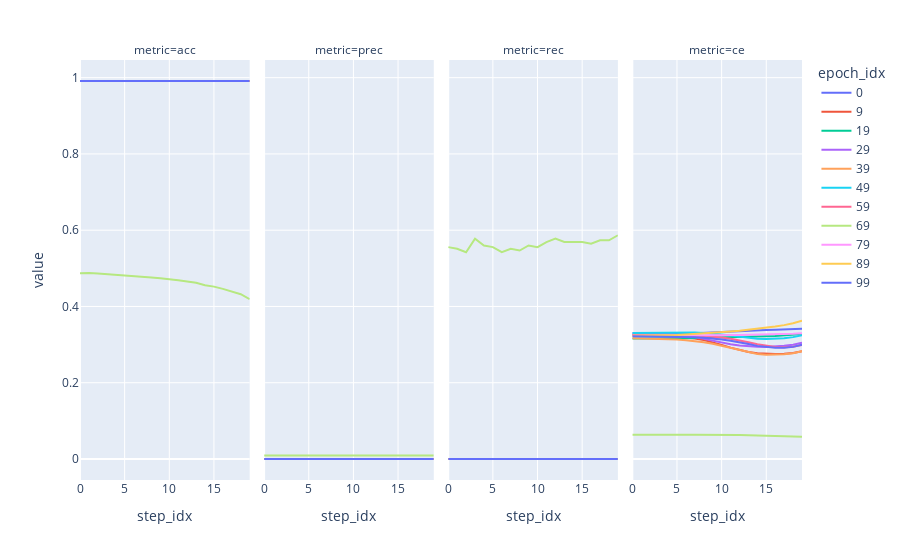

Write notebook code for a chart like this one.
### Markdown cell above
# X_Gt

### Code cell
import plotly.express as px

fig = px.line(df_X_Gt_a, x="step_idx", y="value", color='epoch_idx', facet_col='metric')
fig.show()

### Figure 1 — Plotly figure (JSON) as saved in the notebook; plotly's stock layout.template omitted (floating-point values rounded to 4 significant figures)
{"data": [{"hovertemplate": "epoch_idx=0<br>metric=acc<br>step_idx=%{x}<br>value=%{y}<extra></extra>", "legendgroup": "0", "line": {"color": "#636efa", "dash": "solid"}, "marker": {"symbol": "circle"}, "mode": "lines", "name": "0", "orientation": "v", "showlegend": true, "type": "scatter", "x": [0, 1, 2, 3, 4, 5, 6, 7, 8, 9, 10, 11, 12, 13, 14, 15, 16, 17, 18, 19], "xaxis": "x", "y": [0.9912, 0.9912, 0.9912, 0.9912, 0.9912, 0.9912, 0.9912, 0.9912, 0.9912, 0.9912, 0.9912, 0.9912, 0.9912, 0.9912, 0.9912, 0.9912, 0.9912, 0.9912, 0.9912, 0.9912], "yaxis": "y"}, {"hovertemplate": "epoch_idx=0<br>metric=prec<br>step_idx=%{x}<br>value=%{y}<extra></extra>", "legendgroup": "0", "line": {"color": "#636efa", "dash": "solid"}, "marker": {"symbol": "circle"}, "mode": "lines", "name": "0", "orientation": "v", "showlegend": false, "type": "scatter", "x": [0, 1, 2, 3, 4, 5, 6, 7, 8, 9, 10, 11, 12, 13, 14, 15, 16, 17, 18, 19], "xaxis": "x2", "y": [0, 0, 0, 0, 0, 0, 0, 0, 0, 0, 0, 0, 0, 0, 0, 0, 0, 0, 0, 0], "yaxis": "y2"}, {"hovertemplate": "epoch_idx=0<br>metric=rec<br>step_idx=%{x}<br>value=%{y}<extra></extra>", "legendgroup": "0", "line": {"color": "#636efa", "dash": "solid"}, "marker": {"symbol": "circle"}, "mode": "lines", "name": "0", "orientation": "v", "showlegend": false, "type": "scatter", "x": [0, 1, 2, 3, 4, 5, 6, 7, 8, 9, 10, 11, 12, 13, 14, 15, 16, 17, 18, 19], "xaxis": "x3", "y": [0, 0, 0, 0, 0, 0, 0, 0, 0, 0, 0, 0, 0, 0, 0, 0, 0, 0, 0, 0], "yaxis": "y3"}, {"hovertemplate": "epoch_idx=0<br>metric=ce<br>step_idx=%{x}<br>value=%{y}<extra></extra>", "legendgroup": "0", "line": {"color": "#636efa", "dash": "solid"}, "marker": {"symbol": "circle"}, "mode": "lines", "name": "0", "orientation": "v", "showlegend": false, "type": "scatter", "x": [0, 1, 2, 3, 4, 5, 6, 7, 8, 9, 10, 11, 12, 13, 14, 15, 16, 17, 18, 19], "xaxis": "x4", "y": [0.3262, 0.3264, 0.3268, 0.3272, 0.3278, 0.3284, 0.3291, 0.3299, 0.3307, 0.3315, 0.3325, 0.3335, 0.3346, 0.3357, 0.3369, 0.338, 0.339, 0.3399, 0.3406, 0.3414], "yaxis": "y4"}, {"hovertemplate": "epoch_idx=9<br>metric=acc<br>step_idx=%{x}<br>value=%{y}<extra></extra>", "legendgroup": "9", "line": {"color": "#EF553B", "dash": "solid"}, "marker": {"symbol": "circle"}, "mode": "lines", "name": "9", "orientation": "v", "showlegend": true, "type": "scatter", "x": [0, 1, 2, 3, 4, 5, 6, 7, 8, 9, 10, 11, 12, 13, 14, 15, 16, 17, 18, 19], "xaxis": "x", "y": [0.9912, 0.9912, 0.9912, 0.9912, 0.9912, 0.9912, 0.9912, 0.9912, 0.9912, 0.9912, 0.9912, 0.9912, 0.9912, 0.9912, 0.9912, 0.9912, 0.9912, 0.9912, 0.9912, 0.9912], "yaxis": "y"}, {"hovertemplate": "epoch_idx=9<br>metric=prec<br>step_idx=%{x}<br>value=%{y}<extra></extra>", "legendgroup": "9", "line": {"color": "#EF553B", "dash": "solid"}, "marker": {"symbol": "circle"}, "mode": "lines", "name": "9", "orientation": "v", "showlegend": false, "type": "scatter", "x": [0, 1, 2, 3, 4, 5, 6, 7, 8, 9, 10, 11, 12, 13, 14, 15, 16, 17, 18, 19], "xaxis": "x2", "y": [0, 0, 0, 0, 0, 0, 0, 0, 0, 0, 0, 0, 0, 0, 0, 0, 0, 0, 0, 0], "yaxis": "y2"}, {"hovertemplate": "epoch_idx=9<br>metric=rec<br>step_idx=%{x}<br>value=%{y}<extra></extra>", "legendgroup": "9", "line": {"color": "#EF553B", "dash": "solid"}, "marker": {"symbol": "circle"}, "mode": "lines", "name": "9", "orientation": "v", "showlegend": false, "type": "scatter", "x": [0, 1, 2, 3, 4, 5, 6, 7, 8, 9, 10, 11, 12, 13, 14, 15, 16, 17, 18, 19], "xaxis": "x3", "y": [0, 0, 0, 0, 0, 0, 0, 0, 0, 0, 0, 0, 0, 0, 0, 0, 0, 0, 0, 0], "yaxis": "y3"}, {"hovertemplate": "epoch_idx=9<br>metric=ce<br>step_idx=%{x}<br>value=%{y}<extra></extra>", "legendgroup": "9", "line": {"color": "#EF553B", "dash": "solid"}, "marker": {"symbol": "circle"}, "mode": "lines", "name": "9", "orientation": "v", "showlegend": false, "type": "scatter", "x": [0, 1, 2, 3, 4, 5, 6, 7, 8, 9, 10, 11, 12, 13, 14, 15, 16, 17, 18, 19], "xaxis": "x4", "y": [0.3236, 0.3234, 0.3231, 0.3226, 0.3218, 0.3207, 0.3188, 0.3162, 0.3123, 0.3065, 0.2993, 0.292, 0.2857, 0.2808, 0.2776, 0.2759, 0.2755, 0.2762, 0.2782, 0.2823], "yaxis": "y4"}, {"hovertemplate": "epoch_idx=19<br>metric=acc<br>step_idx=%{x}<br>value=%{y}<extra></extra>", "legendgroup": "19", "line": {"color": "#00cc96", "dash": "solid"}, "marker": {"symbol": "circle"}, "mode": "lines", "name": "19", "orientation": "v", "showlegend": true, "type": "scatter", "x": [0, 1, 2, 3, 4, 5, 6, 7, 8, 9, 10, 11, 12, 13, 14, 15, 16, 17, 18, 19], "xaxis": "x", "y": [0.9912, 0.9912, 0.9912, 0.9912, 0.9912, 0.9912, 0.9912, 0.9912, 0.9912, 0.9912, 0.9912, 0.9912, 0.9912, 0.9912, 0.9912, 0.9912, 0.9912, 0.9912, 0.9912, 0.9912], "yaxis": "y"}, {"hovertemplate": "epoch_idx=19<br>metric=prec<br>step_idx=%{x}<br>value=%{y}<extra></extra>", "legendgroup": "19", "line": {"color": "#00cc96", "dash": "solid"}, "marker": {"symbol": "circle"}, "mode": "lines", "name": "19", "orientation": "v", "showlegend": false, "type": "scatter", "x": [0, 1, 2, 3, 4, 5, 6, 7, 8, 9, 10, 11, 12, 13, 14, 15, 16, 17, 18, 19], "xaxis": "x2", "y": [0, 0, 0, 0, 0, 0, 0, 0, 0, 0, 0, 0, 0, 0, 0, 0, 0, 0, 0, 0], "yaxis": "y2"}, {"hovertemplate": "epoch_idx=19<br>metric=rec<br>step_idx=%{x}<br>value=%{y}<extra></extra>", "legendgroup": "19", "line": {"color": "#00cc96", "dash": "solid"}, "marker": {"symbol": "circle"}, "mode": "lines", "name": "19", "orientation": "v", "showlegend": false, "type": "scatter", "x": [0, 1, 2, 3, 4, 5, 6, 7, 8, 9, 10, 11, 12, 13, 14, 15, 16, 17, 18, 19], "xaxis": "x3", "y": [0, 0, 0, 0, 0, 0, 0, 0, 0, 0, 0, 0, 0, 0, 0, 0, 0, 0, 0, 0], "yaxis": "y3"}, {"hovertemplate": "epoch_idx=19<br>metric=ce<br>step_idx=%{x}<br>value=%{y}<extra></extra>", "legendgroup": "19", "line": {"color": "#00cc96", "dash": "solid"}, "marker": {"symbol": "circle"}, "mode": "lines", "name": "19", "orientation": "v", "showlegend": false, "type": "scatter", "x": [0, 1, 2, 3, 4, 5, 6, 7, 8, 9, 10, 11, 12, 13, 14, 15, 16, 17, 18, 19], "xaxis": "x4", "y": [0.3158, 0.3157, 0.3157, 0.3158, 0.316, 0.3163, 0.3166, 0.317, 0.3174, 0.3178, 0.3184, 0.3189, 0.3195, 0.3201, 0.3208, 0.3216, 0.3226, 0.3237, 0.3252, 0.3275], "yaxis": "y4"}, {"hovertemplate": "epoch_idx=29<br>metric=acc<br>step_idx=%{x}<br>value=%{y}<extra></extra>", "legendgroup": "29", "line": {"color": "#ab63fa", "dash": "solid"}, "marker": {"symbol": "circle"}, "mode": "lines", "name": "29", "orientation": "v", "showlegend": true, "type": "scatter", "x": [0, 1, 2, 3, 4, 5, 6, 7, 8, 9, 10, 11, 12, 13, 14, 15, 16, 17, 18, 19], "xaxis": "x", "y": [0.9912, 0.9912, 0.9912, 0.9912, 0.9912, 0.9912, 0.9912, 0.9912, 0.9912, 0.9912, 0.9912, 0.9912, 0.9912, 0.9912, 0.9912, 0.9912, 0.9912, 0.9912, 0.9912, 0.9912], "yaxis": "y"}, {"hovertemplate": "epoch_idx=29<br>metric=prec<br>step_idx=%{x}<br>value=%{y}<extra></extra>", "legendgroup": "29", "line": {"color": "#ab63fa", "dash": "solid"}, "marker": {"symbol": "circle"}, "mode": "lines", "name": "29", "orientation": "v", "showlegend": false, "type": "scatter", "x": [0, 1, 2, 3, 4, 5, 6, 7, 8, 9, 10, 11, 12, 13, 14, 15, 16, 17, 18, 19], "xaxis": "x2", "y": [0, 0, 0, 0, 0, 0, 0, 0, 0, 0, 0, 0, 0, 0, 0, 0, 0, 0, 0, 0], "yaxis": "y2"}, {"hovertemplate": "epoch_idx=29<br>metric=rec<br>step_idx=%{x}<br>value=%{y}<extra></extra>", "legendgroup": "29", "line": {"color": "#ab63fa", "dash": "solid"}, "marker": {"symbol": "circle"}, "mode": "lines", "name": "29", "orientation": "v", "showlegend": false, "type": "scatter", "x": [0, 1, 2, 3, 4, 5, 6, 7, 8, 9, 10, 11, 12, 13, 14, 15, 16, 17, 18, 19], "xaxis": "x3", "y": [0, 0, 0, 0, 0, 0, 0, 0, 0, 0, 0, 0, 0, 0, 0, 0, 0, 0, 0, 0], "yaxis": "y3"}, {"hovertemplate": "epoch_idx=29<br>metric=ce<br>step_idx=%{x}<br>value=%{y}<extra></extra>", "legendgroup": "29", "line": {"color": "#ab63fa", "dash": "solid"}, "marker": {"symbol": "circle"}, "mode": "lines", "name": "29", "orientation": "v", "showlegend": false, "type": "scatter", "x": [0, 1, 2, 3, 4, 5, 6, 7, 8, 9, 10, 11, 12, 13, 14, 15, 16, 17, 18, 19], "xaxis": "x4", "y": [0.3305, 0.3303, 0.33, 0.3293, 0.3281, 0.3263, 0.3234, 0.3196, 0.315, 0.31, 0.3052, 0.3012, 0.2977, 0.2953, 0.2941, 0.294, 0.2949, 0.2967, 0.2997, 0.3047], "yaxis": "y4"}, {"hovertemplate": "epoch_idx=39<br>metric=acc<br>step_idx=%{x}<br>value=%{y}<extra></extra>", "legendgroup": "39", "line": {"color": "#FFA15A", "dash": "solid"}, "marker": {"symbol": "circle"}, "mode": "lines", "name": "39", "orientation": "v", "showlegend": true, "type": "scatter", "x": [0, 1, 2, 3, 4, 5, 6, 7, 8, 9, 10, 11, 12, 13, 14, 15, 16, 17, 18, 19], "xaxis": "x", "y": [0.9912, 0.9912, 0.9912, 0.9912, 0.9912, 0.9912, 0.9912, 0.9912, 0.9912, 0.9912, 0.9912, 0.9912, 0.9912, 0.9912, 0.9912, 0.9912, 0.9912, 0.9912, 0.9912, 0.9912], "yaxis": "y"}, {"hovertemplate": "epoch_idx=39<br>metric=prec<br>step_idx=%{x}<br>value=%{y}<extra></extra>", "legendgroup": "39", "line": {"color": "#FFA15A", "dash": "solid"}, "marker": {"symbol": "circle"}, "mode": "lines", "name": "39", "orientation": "v", "showlegend": false, "type": "scatter", "x": [0, 1, 2, 3, 4, 5, 6, 7, 8, 9, 10, 11, 12, 13, 14, 15, 16, 17, 18, 19], "xaxis": "x2", "y": [0, 0, 0, 0, 0, 0, 0, 0, 0, 0, 0, 0, 0, 0, 0, 0, 0, 0, 0, 0], "yaxis": "y2"}, {"hovertemplate": "epoch_idx=39<br>metric=rec<br>step_idx=%{x}<br>value=%{y}<extra></extra>", "legendgroup": "39", "line": {"color": "#FFA15A", "dash": "solid"}, "marker": {"symbol": "circle"}, "mode": "lines", "name": "39", "orientation": "v", "showlegend": false, "type": "scatter", "x": [0, 1, 2, 3, 4, 5, 6, 7, 8, 9, 10, 11, 12, 13, 14, 15, 16, 17, 18, 19], "xaxis": "x3", "y": [0, 0, 0, 0, 0, 0, 0, 0, 0, 0, 0, 0, 0, 0, 0, 0, 0, 0, 0, 0], "yaxis": "y3"}, {"hovertemplate": "epoch_idx=39<br>metric=ce<br>step_idx=%{x}<br>value=%{y}<extra></extra>", "legendgroup": "39", "line": {"color": "#FFA15A", "dash": "solid"}, "marker": {"symbol": "circle"}, "mode": "lines", "name": "39", "orientation": "v", "showlegend": false, "type": "scatter", "x": [0, 1, 2, 3, 4, 5, 6, 7, 8, 9, 10, 11, 12, 13, 14, 15, 16, 17, 18, 19], "xaxis": "x4", "y": [0.3164, 0.3161, 0.3156, 0.315, 0.3142, 0.3132, 0.3115, 0.3093, 0.3063, 0.3024, 0.2969, 0.2907, 0.2847, 0.2795, 0.2756, 0.2736, 0.2734, 0.2746, 0.2774, 0.2824], "yaxis": "y4"}, {"hovertemplate": "epoch_idx=49<br>metric=acc<br>step_idx=%{x}<br>value=%{y}<extra></extra>", "legendgroup": "49", "line": {"color": "#19d3f3", "dash": "solid"}, "marker": {"symbol": "circle"}, "mode": "lines", "name": "49", "orientation": "v", "showlegend": true, "type": "scatter", "x": [0, 1, 2, 3, 4, 5, 6, 7, 8, 9, 10, 11, 12, 13, 14, 15, 16, 17, 18, 19], "xaxis": "x", "y": [0.9912, 0.9912, 0.9912, 0.9912, 0.9912, 0.9912, 0.9912, 0.9912, 0.9912, 0.9912, 0.9912, 0.9912, 0.9912, 0.9912, 0.9912, 0.9912, 0.9912, 0.9912, 0.9912, 0.9912], "yaxis": "y"}, {"hovertemplate": "epoch_idx=49<br>metric=prec<br>step_idx=%{x}<br>value=%{y}<extra></extra>", "legendgroup": "49", "line": {"color": "#19d3f3", "dash": "solid"}, "marker": {"symbol": "circle"}, "mode": "lines", "name": "49", "orientation": "v", "showlegend": false, "type": "scatter", "x": [0, 1, 2, 3, 4, 5, 6, 7, 8, 9, 10, 11, 12, 13, 14, 15, 16, 17, 18, 19], "xaxis": "x2", "y": [0, 0, 0, 0, 0, 0, 0, 0, 0, 0, 0, 0, 0, 0, 0, 0, 0, 0, 0, 0], "yaxis": "y2"}, {"hovertemplate": "epoch_idx=49<br>metric=rec<br>step_idx=%{x}<br>value=%{y}<extra></extra>", "legendgroup": "49", "line": {"color": "#19d3f3", "dash": "solid"}, "marker": {"symbol": "circle"}, "mode": "lines", "name": "49", "orientation": "v", "showlegend": false, "type": "scatter", "x": [0, 1, 2, 3, 4, 5, 6, 7, 8, 9, 10, 11, 12, 13, 14, 15, 16, 17, 18, 19], "xaxis": "x3", "y": [0, 0, 0, 0, 0, 0, 0, 0, 0, 0, 0, 0, 0, 0, 0, 0, 0, 0, 0, 0], "yaxis": "y3"}, {"hovertemplate": "epoch_idx=49<br>metric=ce<br>step_idx=%{x}<br>value=%{y}<extra></extra>", "legendgroup": "49", "line": {"color": "#19d3f3", "dash": "solid"}, "marker": {"symbol": "circle"}, "mode": "lines", "name": "49", "orientation": "v", "showlegend": false, "type": "scatter", "x": [0, 1, 2, 3, 4, 5, 6, 7, 8, 9, 10, 11, 12, 13, 14, 15, 16, 17, 18, 19], "xaxis": "x4", "y": [0.3305, 0.3308, 0.331, 0.3313, 0.3316, 0.3318, 0.3317, 0.3314, 0.3306, 0.3291, 0.3267, 0.3236, 0.3205, 0.3176, 0.3155, 0.3147, 0.3151, 0.3167, 0.3196, 0.3244], "yaxis": "y4"}, {"hovertemplate": "epoch_idx=59<br>metric=acc<br>step_idx=%{x}<br>value=%{y}<extra></extra>", "legendgroup": "59", "line": {"color": "#FF6692", "dash": "solid"}, "marker": {"symbol": "circle"}, "mode": "lines", "name": "59", "orientation": "v", "showlegend": true, "type": "scatter", "x": [0, 1, 2, 3, 4, 5, 6, 7, 8, 9, 10, 11, 12, 13, 14, 15, 16, 17, 18, 19], "xaxis": "x", "y": [0.9912, 0.9912, 0.9912, 0.9912, 0.9912, 0.9912, 0.9912, 0.9912, 0.9912, 0.9912, 0.9912, 0.9912, 0.9912, 0.9912, 0.9912, 0.9912, 0.9912, 0.9912, 0.9912, 0.9912], "yaxis": "y"}, {"hovertemplate": "epoch_idx=59<br>metric=prec<br>step_idx=%{x}<br>value=%{y}<extra></extra>", "legendgroup": "59", "line": {"color": "#FF6692", "dash": "solid"}, "marker": {"symbol": "circle"}, "mode": "lines", "name": "59", "orientation": "v", "showlegend": false, "type": "scatter", "x": [0, 1, 2, 3, 4, 5, 6, 7, 8, 9, 10, 11, 12, 13, 14, 15, 16, 17, 18, 19], "xaxis": "x2", "y": [0, 0, 0, 0, 0, 0, 0, 0, 0, 0, 0, 0, 0, 0, 0, 0, 0, 0, 0, 0], "yaxis": "y2"}, {"hovertemplate": "epoch_idx=59<br>metric=rec<br>step_idx=%{x}<br>value=%{y}<extra></extra>", "legendgroup": "59", "line": {"color": "#FF6692", "dash": "solid"}, "marker": {"symbol": "circle"}, "mode": "lines", "name": "59", "orientation": "v", "showlegend": false, "type": "scatter", "x": [0, 1, 2, 3, 4, 5, 6, 7, 8, 9, 10, 11, 12, 13, 14, 15, 16, 17, 18, 19], "xaxis": "x3", "y": [0, 0, 0, 0, 0, 0, 0, 0, 0, 0, 0, 0, 0, 0, 0, 0, 0, 0, 0, 0], "yaxis": "y3"}, {"hovertemplate": "epoch_idx=59<br>metric=ce<br>step_idx=%{x}<br>value=%{y}<extra></extra>", "legendgroup": "59", "line": {"color": "#FF6692", "dash": "solid"}, "marker": {"symbol": "circle"}, "mode": "lines", "name": "59", "orientation": "v", "showlegend": false, "type": "scatter", "x": [0, 1, 2, 3, 4, 5, 6, 7, 8, 9, 10, 11, 12, 13, 14, 15, 16, 17, 18, 19], "xaxis": "x4", "y": [0.3252, 0.3251, 0.3251, 0.325, 0.3248, 0.3245, 0.324, 0.3233, 0.3224, 0.321, 0.3187, 0.3155, 0.3113, 0.3062, 0.3008, 0.2964, 0.2935, 0.2929, 0.2944, 0.2988], "yaxis": "y4"}, {"hovertemplate": "epoch_idx=69<br>metric=acc<br>step_idx=%{x}<br>value=%{y}<extra></extra>", "legendgroup": "69", "line": {"color": "#B6E880", "dash": "solid"}, "marker": {"symbol": "circle"}, "mode": "lines", "name": "69", "orientation": "v", "showlegend": true, "type": "scatter", "x": [0, 1, 2, 3, 4, 5, 6, 7, 8, 9, 10, 11, 12, 13, 14, 15, 16, 17, 18, 19], "xaxis": "x", "y": [0.4871, 0.4878, 0.4864, 0.4849, 0.4827, 0.4815, 0.4805, 0.4789, 0.476, 0.474, 0.472, 0.4686, 0.4652, 0.462, 0.4557, 0.452, 0.4462, 0.4395, 0.4322, 0.4189], "yaxis": "y"}, {"hovertemplate": "epoch_idx=69<br>metric=prec<br>step_idx=%{x}<br>value=%{y}<extra></extra>", "legendgroup": "69", "line": {"color": "#B6E880", "dash": "solid"}, "marker": {"symbol": "circle"}, "mode": "lines", "name": "69", "orientation": "v", "showlegend": false, "type": "scatter", "x": [0, 1, 2, 3, 4, 5, 6, 7, 8, 9, 10, 11, 12, 13, 14, 15, 16, 17, 18, 19], "xaxis": "x2", "y": [0.009505, 0.009444, 0.009268, 0.009835, 0.009499, 0.009402, 0.009164, 0.009282, 0.009159, 0.009341, 0.009235, 0.009392, 0.009475, 0.009276, 0.00917, 0.009108, 0.008942, 0.008973, 0.008857, 0.008854], "yaxis": "y2"}, {"hovertemplate": "epoch_idx=69<br>metric=rec<br>step_idx=%{x}<br>value=%{y}<extra></extra>", "legendgroup": "69", "line": {"color": "#B6E880", "dash": "solid"}, "marker": {"symbol": "circle"}, "mode": "lines", "name": "69", "orientation": "v", "showlegend": false, "type": "scatter", "x": [0, 1, 2, 3, 4, 5, 6, 7, 8, 9, 10, 11, 12, 13, 14, 15, 16, 17, 18, 19], "xaxis": "x3", "y": [0.5556, 0.5511, 0.5422, 0.5778, 0.56, 0.5556, 0.5422, 0.5511, 0.5467, 0.56, 0.5556, 0.5689, 0.5778, 0.5689, 0.5689, 0.5689, 0.5644, 0.5733, 0.5733, 0.5867], "yaxis": "y3"}, {"hovertemplate": "epoch_idx=69<br>metric=ce<br>step_idx=%{x}<br>value=%{y}<extra></extra>", "legendgroup": "69", "line": {"color": "#B6E880", "dash": "solid"}, "marker": {"symbol": "circle"}, "mode": "lines", "name": "69", "orientation": "v", "showlegend": false, "type": "scatter", "x": [0, 1, 2, 3, 4, 5, 6, 7, 8, 9, 10, 11, 12, 13, 14, 15, 16, 17, 18, 19], "xaxis": "x4", "y": [0.0633, 0.0637, 0.0639, 0.06379, 0.06383, 0.06376, 0.06378, 0.06385, 0.06398, 0.06399, 0.06385, 0.06348, 0.06287, 0.06229, 0.0617, 0.06125, 0.06069, 0.05991, 0.0592, 0.05813], "yaxis": "y4"}, {"hovertemplate": "epoch_idx=79<br>metric=acc<br>step_idx=%{x}<br>value=%{y}<extra></extra>", "legendgroup": "79", "line": {"color": "#FF97FF", "dash": "solid"}, "marker": {"symbol": "circle"}, "mode": "lines", "name": "79", "orientation": "v", "showlegend": true, "type": "scatter", "x": [0, 1, 2, 3, 4, 5, 6, 7, 8, 9, 10, 11, 12, 13, 14, 15, 16, 17, 18, 19], "xaxis": "x", "y": [0.9912, 0.9912, 0.9912, 0.9912, 0.9912, 0.9912, 0.9912, 0.9912, 0.9912, 0.9912, 0.9912, 0.9912, 0.9912, 0.9912, 0.9912, 0.9912, 0.9912, 0.9912, 0.9912, 0.9912], "yaxis": "y"}, {"hovertemplate": "epoch_idx=79<br>metric=prec<br>step_idx=%{x}<br>value=%{y}<extra></extra>", "legendgroup": "79", "line": {"color": "#FF97FF", "dash": "solid"}, "marker": {"symbol": "circle"}, "mode": "lines", "name": "79", "orientation": "v", "showlegend": false, "type": "scatter", "x": [0, 1, 2, 3, 4, 5, 6, 7, 8, 9, 10, 11, 12, 13, 14, 15, 16, 17, 18, 19], "xaxis": "x2", "y": [0, 0, 0, 0, 0, 0, 0, 0, 0, 0, 0, 0, 0, 0, 0, 0, 0, 0, 0, 0], "yaxis": "y2"}, {"hovertemplate": "epoch_idx=79<br>metric=rec<br>step_idx=%{x}<br>value=%{y}<extra></extra>", "legendgroup": "79", "line": {"color": "#FF97FF", "dash": "solid"}, "marker": {"symbol": "circle"}, "mode": "lines", "name": "79", "orientation": "v", "showlegend": false, "type": "scatter", "x": [0, 1, 2, 3, 4, 5, 6, 7, 8, 9, 10, 11, 12, 13, 14, 15, 16, 17, 18, 19], "xaxis": "x3", "y": [0, 0, 0, 0, 0, 0, 0, 0, 0, 0, 0, 0, 0, 0, 0, 0, 0, 0, 0, 0], "yaxis": "y3"}, {"hovertemplate": "epoch_idx=79<br>metric=ce<br>step_idx=%{x}<br>value=%{y}<extra></extra>", "legendgroup": "79", "line": {"color": "#FF97FF", "dash": "solid"}, "marker": {"symbol": "circle"}, "mode": "lines", "name": "79", "orientation": "v", "showlegend": false, "type": "scatter", "x": [0, 1, 2, 3, 4, 5, 6, 7, 8, 9, 10, 11, 12, 13, 14, 15, 16, 17, 18, 19], "xaxis": "x4", "y": [0.3233, 0.3233, 0.3233, 0.3233, 0.3234, 0.3235, 0.3237, 0.3239, 0.3242, 0.3245, 0.3248, 0.3251, 0.3254, 0.3257, 0.326, 0.3263, 0.3268, 0.3274, 0.3281, 0.3295], "yaxis": "y4"}, {"hovertemplate": "epoch_idx=89<br>metric=acc<br>step_idx=%{x}<br>value=%{y}<extra></extra>", "legendgroup": "89", "line": {"color": "#FECB52", "dash": "solid"}, "marker": {"symbol": "circle"}, "mode": "lines", "name": "89", "orientation": "v", "showlegend": true, "type": "scatter", "x": [0, 1, 2, 3, 4, 5, 6, 7, 8, 9, 10, 11, 12, 13, 14, 15, 16, 17, 18, 19], "xaxis": "x", "y": [0.9912, 0.9912, 0.9912, 0.9912, 0.9912, 0.9912, 0.9912, 0.9912, 0.9912, 0.9912, 0.9912, 0.9912, 0.9912, 0.9912, 0.9912, 0.9912, 0.9912, 0.9912, 0.9912, 0.9912], "yaxis": "y"}, {"hovertemplate": "epoch_idx=89<br>metric=prec<br>step_idx=%{x}<br>value=%{y}<extra></extra>", "legendgroup": "89", "line": {"color": "#FECB52", "dash": "solid"}, "marker": {"symbol": "circle"}, "mode": "lines", "name": "89", "orientation": "v", "showlegend": false, "type": "scatter", "x": [0, 1, 2, 3, 4, 5, 6, 7, 8, 9, 10, 11, 12, 13, 14, 15, 16, 17, 18, 19], "xaxis": "x2", "y": [0, 0, 0, 0, 0, 0, 0, 0, 0, 0, 0, 0, 0, 0, 0, 0, 0, 0, 0, 0], "yaxis": "y2"}, {"hovertemplate": "epoch_idx=89<br>metric=rec<br>step_idx=%{x}<br>value=%{y}<extra></extra>", "legendgroup": "89", "line": {"color": "#FECB52", "dash": "solid"}, "marker": {"symbol": "circle"}, "mode": "lines", "name": "89", "orientation": "v", "showlegend": false, "type": "scatter", "x": [0, 1, 2, 3, 4, 5, 6, 7, 8, 9, 10, 11, 12, 13, 14, 15, 16, 17, 18, 19], "xaxis": "x3", "y": [0, 0, 0, 0, 0, 0, 0, 0, 0, 0, 0, 0, 0, 0, 0, 0, 0, 0, 0, 0], "yaxis": "y3"}, {"hovertemplate": "epoch_idx=89<br>metric=ce<br>step_idx=%{x}<br>value=%{y}<extra></extra>", "legendgroup": "89", "line": {"color": "#FECB52", "dash": "solid"}, "marker": {"symbol": "circle"}, "mode": "lines", "name": "89", "orientation": "v", "showlegend": false, "type": "scatter", "x": [0, 1, 2, 3, 4, 5, 6, 7, 8, 9, 10, 11, 12, 13, 14, 15, 16, 17, 18, 19], "xaxis": "x4", "y": [0.3229, 0.3231, 0.3236, 0.3239, 0.3245, 0.3253, 0.3263, 0.3276, 0.3288, 0.3305, 0.3323, 0.3341, 0.3361, 0.3385, 0.3409, 0.3438, 0.3473, 0.351, 0.3559, 0.3627], "yaxis": "y4"}, {"hovertemplate": "epoch_idx=99<br>metric=acc<br>step_idx=%{x}<br>value=%{y}<extra></extra>", "legendgroup": "99", "line": {"color": "#636efa", "dash": "solid"}, "marker": {"symbol": "circle"}, "mode": "lines", "name": "99", "orientation": "v", "showlegend": true, "type": "scatter", "x": [0, 1, 2, 3, 4, 5, 6, 7, 8, 9, 10, 11, 12, 13, 14, 15, 16, 17, 18, 19], "xaxis": "x", "y": [0.9912, 0.9912, 0.9912, 0.9912, 0.9912, 0.9912, 0.9912, 0.9912, 0.9912, 0.9912, 0.9912, 0.9912, 0.9912, 0.9912, 0.9912, 0.9912, 0.9912, 0.9912, 0.9912, 0.9912], "yaxis": "y"}, {"hovertemplate": "epoch_idx=99<br>metric=prec<br>step_idx=%{x}<br>value=%{y}<extra></extra>", "legendgroup": "99", "line": {"color": "#636efa", "dash": "solid"}, "marker": {"symbol": "circle"}, "mode": "lines", "name": "99", "orientation": "v", "showlegend": false, "type": "scatter", "x": [0, 1, 2, 3, 4, 5, 6, 7, 8, 9, 10, 11, 12, 13, 14, 15, 16, 17, 18, 19], "xaxis": "x2", "y": [0, 0, 0, 0, 0, 0, 0, 0, 0, 0, 0, 0, 0, 0, 0, 0, 0, 0, 0, 0], "yaxis": "y2"}, {"hovertemplate": "epoch_idx=99<br>metric=rec<br>step_idx=%{x}<br>value=%{y}<extra></extra>", "legendgroup": "99", "line": {"color": "#636efa", "dash": "solid"}, "marker": {"symbol": "circle"}, "mode": "lines", "name": "99", "orientation": "v", "showlegend": false, "type": "scatter", "x": [0, 1, 2, 3, 4, 5, 6, 7, 8, 9, 10, 11, 12, 13, 14, 15, 16, 17, 18, 19], "xaxis": "x3", "y": [0, 0, 0, 0, 0, 0, 0, 0, 0, 0, 0, 0, 0, 0, 0, 0, 0, 0, 0, 0], "yaxis": "y3"}, {"hovertemplate": "epoch_idx=99<br>metric=ce<br>step_idx=%{x}<br>value=%{y}<extra></extra>", "legendgroup": "99", "line": {"color": "#636efa", "dash": "solid"}, "marker": {"symbol": "circle"}, "mode": "lines", "name": "99", "orientation": "v", "showlegend": false, "type": "scatter", "x": [0, 1, 2, 3, 4, 5, 6, 7, 8, 9, 10, 11, 12, 13, 14, 15, 16, 17, 18, 19], "xaxis": "x4", "y": [0.322, 0.3218, 0.3216, 0.3212, 0.3209, 0.3204, 0.3198, 0.3189, 0.3177, 0.316, 0.3134, 0.3102, 0.3065, 0.3017, 0.2967, 0.2931, 0.2915, 0.2917, 0.294, 0.2994], "yaxis": "y4"}], "layout": {"annotations": [{"font": {}, "showarrow": false, "text": "metric=acc", "x": 0.1175, "xanchor": "center", "xref": "paper", "y": 1, "yanchor": "bottom", "yref": "paper"}, {"font": {}, "showarrow": false, "text": "metric=prec", "x": 0.3725, "xanchor": "center", "xref": "paper", "y": 1, "yanchor": "bottom", "yref": "paper"}, {"font": {}, "showarrow": false, "text": "metric=rec", "x": 0.6275, "xanchor": "center", "xref": "paper", "y": 1, "yanchor": "bottom", "yref": "paper"}, {"font": {}, "showarrow": false, "text": "metric=ce", "x": 0.8825, "xanchor": "center", "xref": "paper", "y": 1, "yanchor": "bottom", "yref": "paper"}], "autosize": true, "legend": {"title": {"text": "epoch_idx"}, "tracegroupgap": 0}, "margin": {"t": 60}, "xaxis": {"anchor": "y", "autorange": true, "domain": [0, 0.235], "range": [0, 19], "title": {"text": "step_idx"}, "type": "linear"}, "xaxis2": {"anchor": "y2", "autorange": true, "domain": [0.255, 0.49], "matches": "x", "range": [0, 19], "title": {"text": "step_idx"}, "type": "linear"}, "xaxis3": {"anchor": "y3", "autorange": true, "domain": [0.51, 0.745], "matches": "x", "range": [0, 19], "title": {"text": "step_idx"}, "type": "linear"}, "xaxis4": {"anchor": "y4", "autorange": true, "domain": [0.765, 1.0], "matches": "x", "range": [0, 19], "title": {"text": "step_idx"}, "type": "linear"}, "yaxis": {"anchor": "x", "autorange": true, "domain": [0, 1], "range": [-0.05507, 1.046], "title": {"text": "value"}, "type": "linear"}, "yaxis2": {"anchor": "x2", "autorange": true, "domain": [0, 1], "matches": "y", "range": [-0.05507, 1.046], "showticklabels": false, "type": "linear"}, "yaxis3": {"anchor": "x3", "autorange": true, "domain": [0, 1], "matches": "y", "range": [-0.05507, 1.046], "showticklabels": false, "type": "linear"}, "yaxis4": {"anchor": "x4", "autorange": true, "domain": [0, 1], "matches": "y", "range": [-0.05507, 1.046], "showticklabels": false, "type": "linear"}}}
